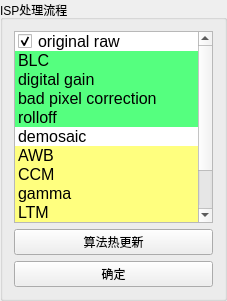
         <widget class="QGroupBox" name="groupBox_2">
          <property name="minimumSize">
           <size>
            <width>227</width>
            <height>296</height>
           </size>
          </property>
          <property name="maximumSize">
           <size>
            <width>227</width>
            <height>16777215</height>
           </size>
          </property>
          <property name="title">
           <string>ISP处理流程</string>
          </property>
          <layout class="QGridLayout" name="gridLayout_2">
           <item row="3" column="1">
            <widget class="QPushButton" name="pipeline_ok">
             <property name="text">
              <string>确定</string>
             </property>
            </widget>
           </item>
           <item row="1" column="1">
            <widget class="QListWidget" name="pipeline">
             <property name="font">
              <font>
               <pointsize>12</pointsize>
              </font>
             </property>
             <property name="editTriggers">
              <set>QAbstractItemView::DoubleClicked|QAbstractItemView::EditKeyPressed</set>
             </property>
             <property name="dragDropMode">
              <enum>QAbstractItemView::DragDrop</enum>
             </property>
             <property name="defaultDropAction">
              <enum>Qt::MoveAction</enum>
             </property>
             <property name="alternatingRowColors">
              <bool>false</bool>
             </property>
             <property name="selectionMode">
              <enum>QAbstractItemView::SingleSelection</enum>
             </property>
             <property name="movement">
              <enum>QListView::Free</enum>
             </property>
             <property name="resizeMode">
              <enum>QListView::Adjust</enum>
             </property>
             <property name="layoutMode">
              <enum>QListView::SinglePass</enum>
             </property>
             <property name="wordWrap">
              <bool>true</bool>
             </property>
             <property name="selectionRectVisible">
              <bool>true</bool>
             </property>
             <property name="sortingEnabled">
              <bool>false</bool>
             </property>
             <item>
              <property name="text">
               <string>original raw</string>
              </property>
              <property name="checkState">
               <enum>Checked</enum>
              </property>
              <property name="flags">
               <set>ItemIsSelectable|ItemIsEnabled</set>
              </property>
             </item>
             <item>
              <property name="text">
               <string>BLC</string>
              </property>
              <property name="background">
               <brush brushstyle="SolidPattern">
                <color alpha="255">
                 <red>85</red>
                 <green>255</green>
                 <blue>127</blue>
                </color>
               </brush>
              </property>
              <property name="checkState">
               <enum>Unchecked</enum>
              </property>
             </item>
             <item>
              <property name="text">
               <string>digital gain</string>
              </property>
              <property name="background">
               <brush brushstyle="SolidPattern">
                <color alpha="255">
                 <red>85</red>
                 <green>255</green>
                 <blue>127</blue>
                </color>
               </brush>
              </property>
              <property name="checkState">
               <enum>Unchecked</enum>
              </property>
             </item>
             <item>
              <property name="text">
               <string>bad pixel correction</string>
              </property>
              <property name="background">
               <brush brushstyle="SolidPattern">
                <color alpha="255">
                 <red>85</red>
                 <green>255</green>
                 <blue>127</blue>
                </color>
               </brush>
              </property>
              <property name="checkState">
               <enum>Unchecked</enum>
              </property>
             </item>
             <item>
              <property name="text">
               <string>rolloff</string>
              </property>
              <property name="background">
               <brush brushstyle="SolidPattern">
                <color alpha="255">
                 <red>85</red>
                 <green>255</green>
                 <blue>127</blue>
                </color>
               </brush>
              </property>
              <property name="checkState">
               <enum>Unchecked</enum>
              </property>
             </item>
             <item>
              <property name="text">
               <string>demosaic</string>
              </property>
              <property name="background">
               <brush brushstyle="SolidPattern">
                <color alpha="255">
                 <red>255</red>
                 <green>255</green>
                 <blue>255</blue>
                </color>
               </brush>
              </property>
              <property name="checkState">
               <enum>Unchecked</enum>
              </property>
             </item>
             <item>
              <property name="text">
               <string>AWB</string>
              </property>
              <property name="background">
               <brush brushstyle="SolidPattern">
                <color alpha="255">
                 <red>255</red>
                 <green>255</green>
                 <blue>127</blue>
                </color>
               </brush>
              </property>
              <property name="checkState">
               <enum>Unchecked</enum>
              </property>
             </item>
             <item>
              <property name="text">
               <string>CCM</string>
              </property>
              <property name="background">
               <brush brushstyle="SolidPattern">
                <color alpha="255">
                 <red>255</red>
                 <green>255</green>
                 <blue>127</blue>
                </color>
               </brush>
              </property>
              <property name="checkState">
               <enum>Unchecked</enum>
              </property>
             </item>
             <item>
              <property name="text">
               <string>gamma</string>
              </property>
              <property name="background">
               <brush brushstyle="SolidPattern">
                <color alpha="255">
                 <red>255</red>
                 <green>255</green>
                 <blue>127</blue>
                </color>
               </brush>
              </property>
              <property name="checkState">
               <enum>Unchecked</enum>
              </property>
             </item>
             <item>
              <property name="text">
               <string>LTM</string>
              </property>
              <property name="background">
               <brush brushstyle="SolidPattern">
                <color alpha="255">
                 <red>255</red>
                 <green>255</green>
                 <blue>127</blue>
                </color>
               </brush>
              </property>
              <property name="checkState">
               <enum>Unchecked</enum>
              </property>
             </item>
             <item>
              <property name="text">
               <string>CSC</string>
              </property>
              <property name="background">
               <brush brushstyle="SolidPattern">
                <color alpha="255">
                 <red>255</red>
                 <green>255</green>
                 <blue>255</blue>
                </color>
               </brush>
              </property>
              <property name="checkState">
               <enum>Unchecked</enum>
              </property>
             </item>
             <item>
              <property name="text">
               <string>yuv denoise</string>
              </property>
              <property name="background">
               <brush brushstyle="SolidPattern">
                <color alpha="255">
                 <red>170</red>
                 <green>255</green>
                 <blue>255</blue>
                </color>
               </brush>
              </property>
              <property name="checkState">
               <enum>Unchecked</enum>
              </property>
             </item>
             <item>
              <property name="text">
               <string>yuv sharpen</string>
              </property>
              <property name="background">
               <brush brushstyle="SolidPattern">
                <color alpha="255">
                 <red>170</red>
                 <green>255</green>
                 <blue>255</blue>
                </color>
               </brush>
              </property>
              <property name="checkState">
               <enum>Unchecked</enum>
              </property>
             </item>
            </widget>
           </item>
           <item row="2" column="1">
            <widget class="QPushButton" name="reload">
             <property name="text">
              <string>算法热更新</string>
             </property>
            </widget>
           </item>
          </layout>
         </widget>
